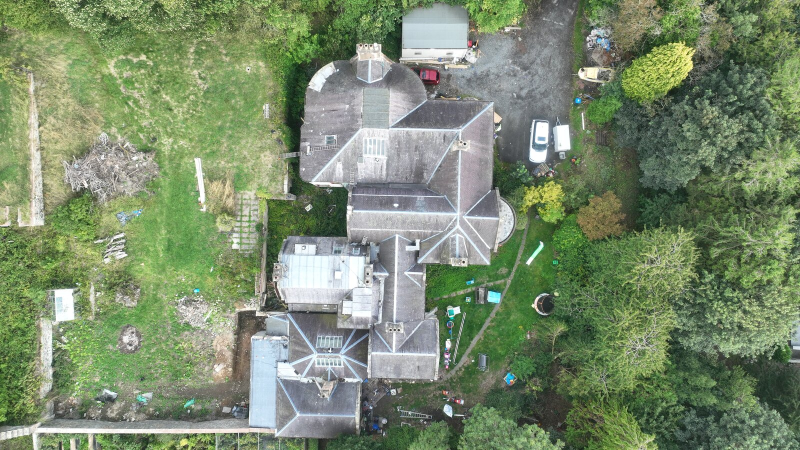
#> input picture frontend/assets/images/blog/station-surveys/survey-01/drone-aerial-site.jpg, 1600 x 900 px, given in place of dji_fly_20260831_150946_152_1788189560229_photo.jpg, which was not available (shown at 1/2 size)
$ python stitch-panorama.py
#> lines starting #> are read from the running program, lines starting #| are printed output that depends on the picture; pictures that were not available may be replaced by others from this repository, and a replacement may not be noted
#!/usr/bin/env python3
"""
stitch-panorama.py — Cylindrical panorama stitch from 8 DJI frames.
Uses known gimbal yaw angles for exact projection (no feature matching).

Usage:
    python3 stitch-panorama.py [output_path] [pano_width]
    Default output: /home/rfhub/rf-hub/frontend/assets/images/blog/
                    station-surveys/survey-01/panorama-360.jpg
    Default width:  8000 px

Output: JPEG cylindrical panorama, bearing 0° (North) at left edge.
"""

import sys, math, os
import numpy as np
from PIL import Image

# ── Camera parameters (Hasselblad L2D-20c / DJI Mini 4 Pro) ─────────────────
HFOV_DEG  = 73.0
W_FRAME   = 5280
H_FRAME   = 2970
CX        = W_FRAME / 2.0
FOCAL_PX  = CX / math.tan(math.radians(HFOV_DEG / 2))   # ~3568 px

# ── Source frames: (filename, yaw_deg) ─────────────────────────────────────
# Yaw in DJI convention: 0°=North, positive=clockwise
PHOTO_DIR = '/mnt/cc-share/RF-Hub/WSPR_Analysis/Photos/'
FRAMES = [
    ('dji_fly_20260831_150946_152_1788189560229_photo.jpg', +76.8),
    ('dji_fly_20260831_150954_153_1788189559929_photo.jpg', +138.5),
    ('dji_fly_20260831_150958_154_1788189559694_photo.jpg', -174.5),
    ('dji_fly_20260831_151000_155_1788189559552_photo.jpg', -123.9),
    ('dji_fly_20260831_151004_156_1788189559546_photo.jpg', -71.8),
    ('dji_fly_20260831_151008_157_1788189559058_photo.jpg', -30.5),
    ('dji_fly_20260831_151014_158_1788189558945_photo.jpg', +9.9),
    ('dji_fly_20260831_151018_159_1788189558940_photo.jpg', +47.5),
]

# ── Output parameters ────────────────────────────────────────────────────────
PANO_W      = int(sys.argv[2]) if len(sys.argv) > 2 else 8000
OUT_PATH    = sys.argv[1] if len(sys.argv) > 1 else (
    '/home/rfhub/rf-hub/frontend/assets/images/blog/'
    'station-surveys/survey-01/panorama-360.jpg')
JPEG_QUAL   = 85

# Scaled focal length so panorama width == 360° at this focal length
FOCAL_S  = PANO_W / (2 * math.pi)       # px per radian in output
SCALE    = FOCAL_S / FOCAL_PX            # resize factor for each frame
SCALE_W  = round(SCALE * W_FRAME)       # 1884 at PANO_W=8000
SCALE_H  = round(SCALE * H_FRAME)       # 1060
CX_S     = SCALE_W / 2.0

# Crop the tallest panorama to a 700px strip centred slightly above mid-frame
# (gimbal at -8° means horizon is ~1/3 from top in each frame)
CROP_TOP = max(0, int(SCALE_H * 0.03))
CROP_BOT = min(SCALE_H, CROP_TOP + 700)
PANO_H   = CROP_BOT - CROP_TOP

print(f"Camera: HFOV={HFOV_DEG}° focal={FOCAL_PX:.0f}px")
print(f"Scale factor: {SCALE:.4f}  →  frame {SCALE_W}×{SCALE_H}")
print(f"Panorama: {PANO_W}×{PANO_H} (cropped rows {CROP_TOP}:{CROP_BOT})")
print(f"Output: {OUT_PATH}")

# ── Output canvas ─────────────────────────────────────────────────────────────
pano_acc = np.zeros((PANO_H, PANO_W, 3), dtype=np.float32)
wt_sum   = np.zeros((PANO_H, PANO_W),    dtype=np.float32)

# Bearing for each output column (0–360°, North at x=0)
out_bearings = np.arange(PANO_W, dtype=np.float32) / PANO_W * 360.0

# ── Process each frame ────────────────────────────────────────────────────────
os.makedirs(os.path.dirname(OUT_PATH), exist_ok=True)

for fname, yaw_raw in FRAMES:
    yaw = (yaw_raw + 360) % 360          # normalise to 0–360
    path = os.path.join(PHOTO_DIR, fname)
    print(f"  Loading yaw={yaw:.1f}° — {fname[-30:]}", flush=True)

    img = Image.open(path).resize((SCALE_W, SCALE_H), Image.LANCZOS)
    img_arr = np.array(img, dtype=np.float32)          # (SCALE_H, SCALE_W, 3)

    # Crop to panorama height
    img_crop = img_arr[CROP_TOP:CROP_BOT]              # (PANO_H, SCALE_W, 3)
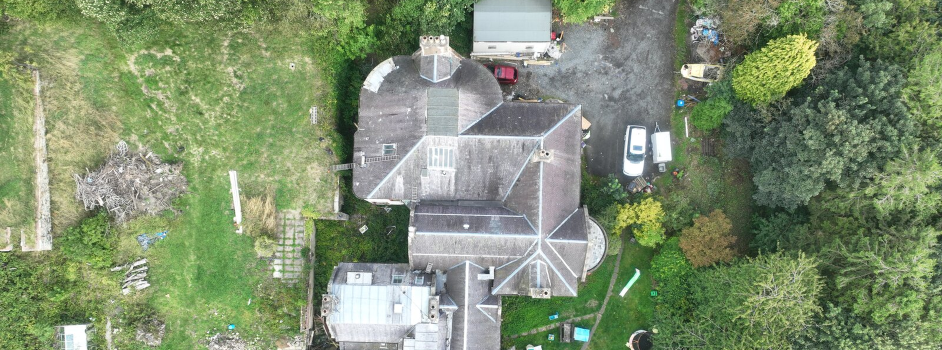
#> img_crop: shape (700, 1884, 3) float32 (shown at 1/2 size); mean R, G, B 127.7, 143.6, 112.1

    # Angle from frame centre for each output column
    frame_angle = ((out_bearings - yaw) + 180) % 360 - 180   # –180..+180

    # Which output columns fall within this frame's FOV?
    in_fov = np.abs(frame_angle) <= (HFOV_DEG / 2)

    # Source column (float → int, clamped)
    src_x_f  = CX_S + FOCAL_S * np.tan(np.radians(frame_angle))
    src_x    = np.clip(np.round(src_x_f).astype(np.int32), 0, SCALE_W - 1)

    # Cosine-squared weight: peaks at frame centre, zero at edges
    weight   = np.where(in_fov,
                        np.cos(frame_angle / HFOV_DEG * np.pi) ** 2,
                        0.0).astype(np.float32)

    # Gather columns from this frame: (PANO_H, PANO_W, 3)
    gathered = img_crop[:, src_x, :]                   # numpy fancy indexing
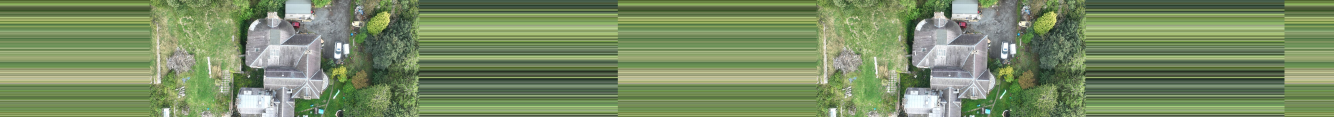
#> gathered: shape (700, 8000, 3) float32 (shown at 1/6 size); mean R, G, B 121.9, 141.3, 100.9

    # Accumulate
    pano_acc += gathered * weight[np.newaxis, :, np.newaxis]
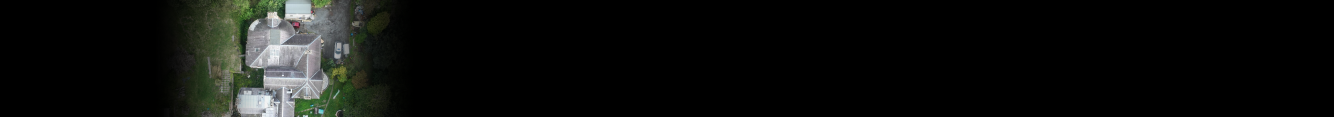
#> pano_acc: shape (700, 8000, 3) float32 (shown at 1/6 size); mean R, G, B 13.8, 15, 13.1
    wt_sum   += weight

    del img, img_arr, img_crop, gathered
#> pass 2 of the loop `for fname, yaw_raw in FRAMES:`:
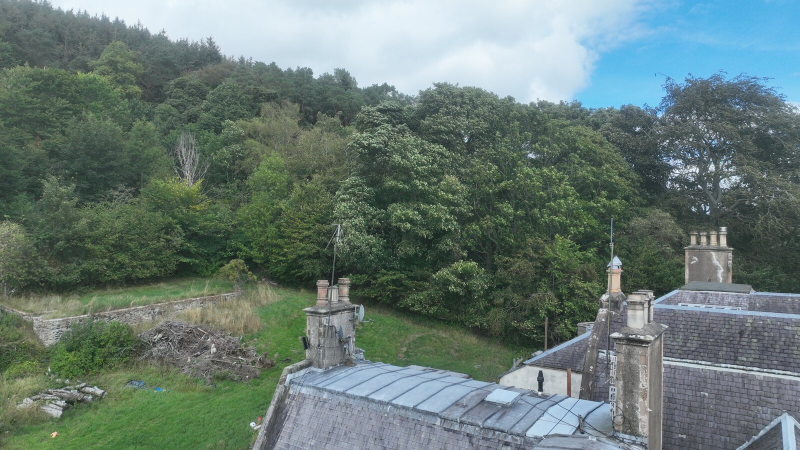
#> input picture frontend/assets/images/blog/station-surveys/survey-01/drone-overhead-canopy.jpg, 1600 x 900 px, given in place of dji_fly_20260831_150954_153_1788189559929_photo.jpg, which was not available (shown at 1/2 size)
#> `gathered = img_crop[:, src_x, :]`:
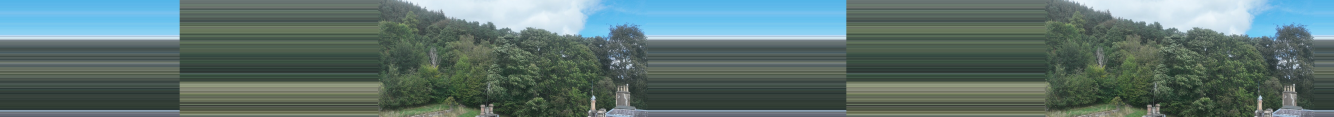
#> gathered: shape (700, 8000, 3) float32 (shown at 1/6 size); mean R, G, B 94, 115.4, 112.8
#> `pano_acc += gathered * weight[np.newaxis, :, np.newaxis]`:
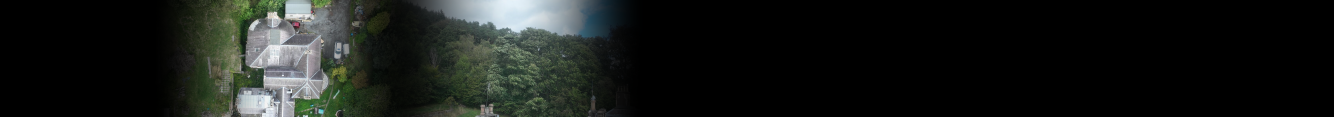
#> pano_acc: shape (700, 8000, 3) float32 (shown at 1/6 size); mean R, G, B 24.5, 27.5, 24.7
#> (the run stopped early here; a loop or call above may not have finished)
